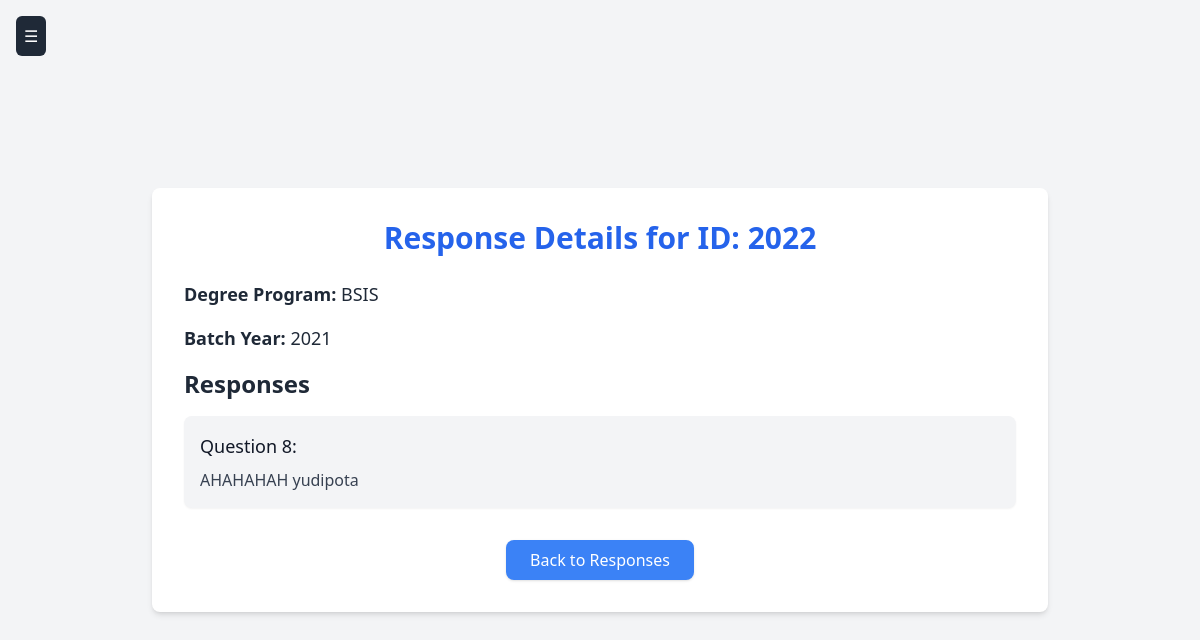
Screenshot of /admins/view_response.php?id=2022 with the database file from the repository.
### tables this page shows
CREATE TABLE `alumni_responses` (
  `id` int(11) NOT NULL,
  `id_number` varchar(255) NOT NULL,
  `degree_program` varchar(100) NOT NULL,
  `batch` varchar(50) NOT NULL,
  `responses` longtext NOT NULL CHECK (json_valid(`responses`)),
  `submitted_at` timestamp NOT NULL DEFAULT current_timestamp()
);

### admins/view_response.php (the view, shortened to what this page needs)
<?php
include '../database.php';
include 'sidebar.php';
$id = $_GET['id'];
$query = "SELECT * FROM alumni_responses WHERE id_number = ?";
$stmt = $conn->prepare($query);
$stmt->bind_param('s', $id);
$stmt->execute();
$result = $stmt->get_result();
$response = $result->fetch_assoc();
$response['responses'] = json_decode($response['responses'], true);
?>
<!DOCTYPE html>
<html lang="en">
<head>
    <script src="https://cdn.tailwindcss.com"></script>
</head>
<body class="bg-gray-100 text-gray-800">
<div class="min-h-screen flex flex-col items-center justify-center py-6 px-4">
    <div class="bg-white p-8 rounded-lg shadow-md w-full max-w-4xl">
        <h1 class="text-3xl font-bold text-center text-blue-600 mb-6">Response Details for ID: <?= htmlspecialchars($response['id_number']) ?></h1>
        <p class="text-lg mb-4"><strong>Degree Program:</strong> <?= htmlspecialchars($response['degree_program']) ?></p>
        <p class="text-lg mb-4"><strong>Batch Year:</strong> <?= htmlspecialchars($response['batch']) ?></p>
        <div class="mb-6">
            <h2 class="text-2xl font-semibold mb-4 text-gray-800">Responses</h2>
            <ul class="space-y-4">
                <?php foreach ($response['responses'] as $question_id => $answer): ?>
                    <li class="p-4 bg-gray-100 rounded-lg shadow-sm">
                        <p class="text-lg font-medium text-gray-900">Question <?= htmlspecialchars($question_id) ?>:</p>
                        <p class="text-gray-700 mt-2"><?= htmlspecialchars($answer) ?></p>
                    </li>
                <?php endforeach; ?>
            </ul>
        </div>
        <div class="mt-8 flex justify-center">
            <a href="index.php" class="bg-blue-500 text-white px-6 py-2 rounded-lg shadow hover:bg-blue-600 transition">
                Back to Responses
            </a>
        </div>
    </div>
</div>
</body>
</html>

### rows the page displays
alumni_responses: id_number "2022", degree_program "BSIS", batch "2021"

### other values shown
$question_id "8"
$answer "AHAHAHAH yudipota"
